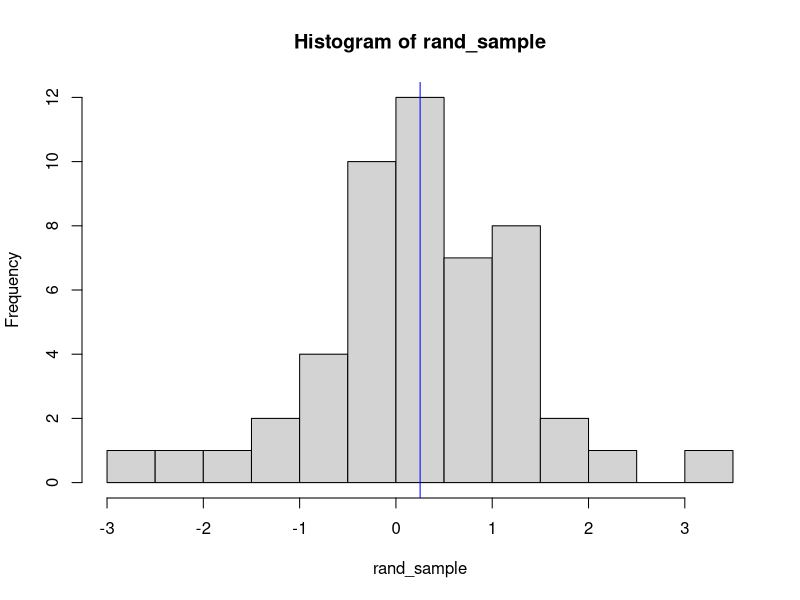
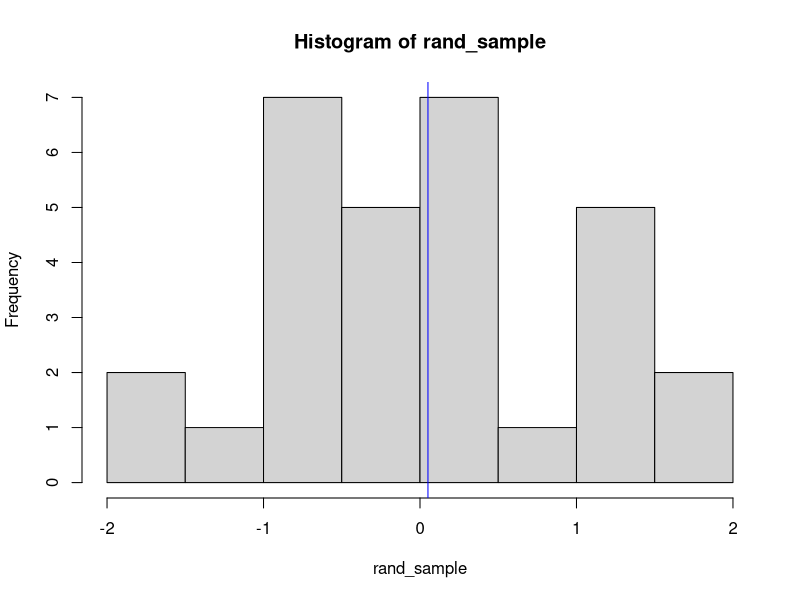
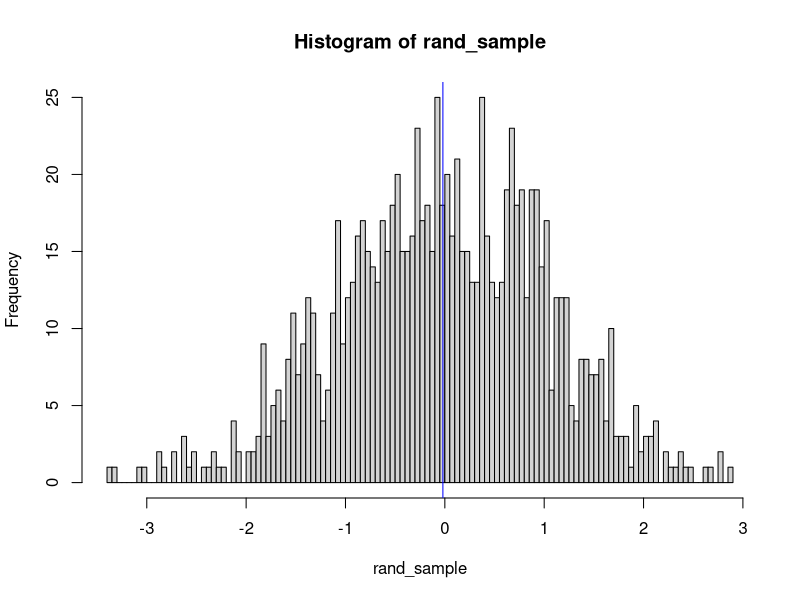
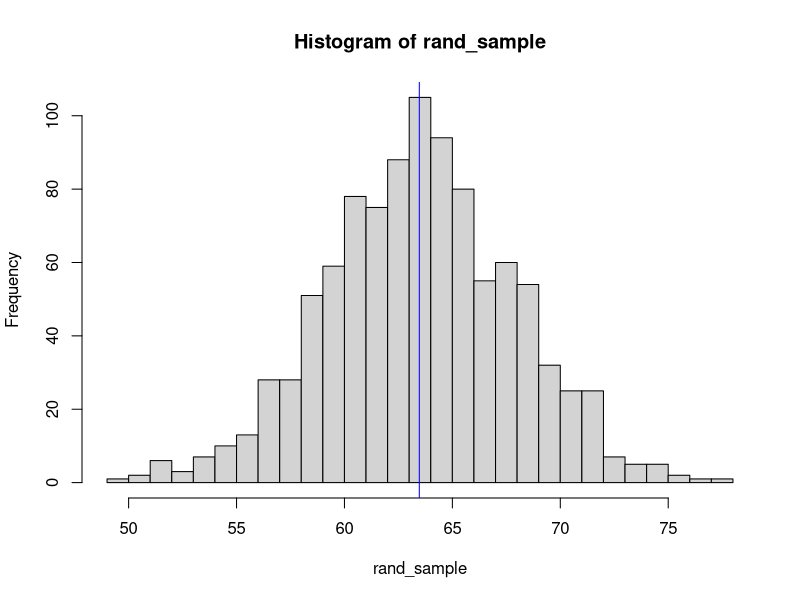

Generate these figures, in order, with R:
############################
## plot_random_function.R
##
## Audrey Malenfant
##
## Purpose:
##  A function that will generate a random sample fo normal values,
##     plot a histogram with an overlaid mean on the plot and returns 
##     summary statistics about the generated data
##
## Inputs:
##      numpts = the number of points to generate, defaults to 50
##      bins = the number of breakpoints in the hist() function,
##              defaults to 10
##      mu = mean of Normal distribution, defaults to 0
##      sigma = standard deviation of Normal distribution, defaults to 1
##      seed = seed for the random number generator, defaults to NULL
##              so random each time, but user can override the value
##
## Outputs:
##    A list is returned with the following elements
##  Random_Sample = the generated random sample
##  Mean_Sample = the mean of the random sample
##  SD_Sample = the standard deviation of the random sample
##


plotRandomNormals <- function(numpts=50, bins=10,
                              mu=0, sigma=1,
                              seed=NULL) {
  set.seed(seed)
  rand_sample <- rnorm(numpts, mean=mu, sd=sigma)
  hist(rand_sample, breaks=bins+1)
  abline(v = mean(rand_sample), col="blue")
  list(Random_Sample = rand_sample, 
       Mean_Sample = mean(rand_sample), 
       SD_Sample = sd(rand_sample))
}

## Default values
plotRandomNormals()

## User specified number of points
plotRandomNormals(numpts=30)

plotRandomNormals(numpts=1000, bins=200)

plotRandomNormals(numpts=1000, bins=20, mu=63.5, sigma=4.5)

